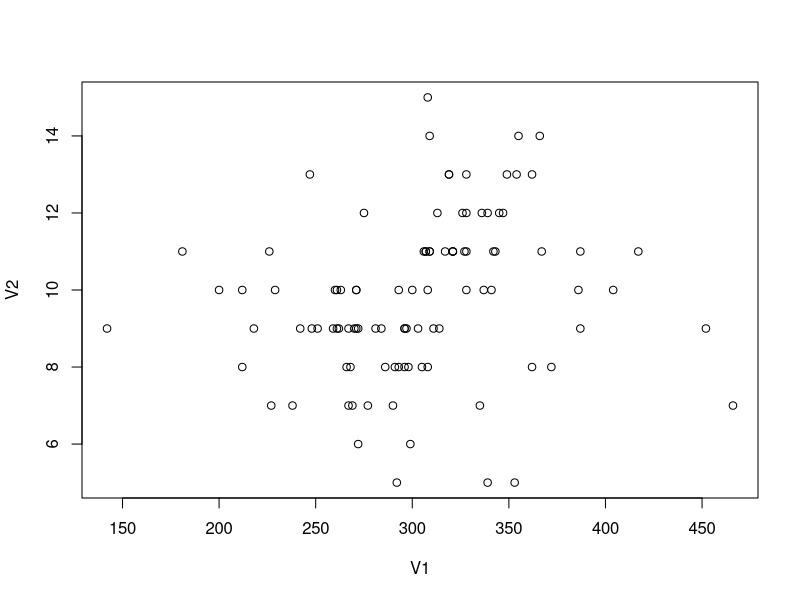
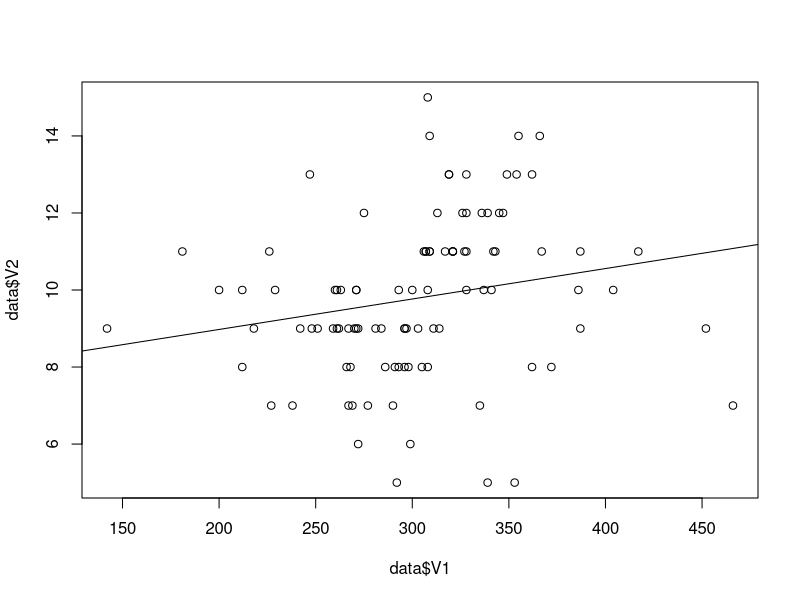

Recreate these plots in R, in order.
data = read.table("exam_question5.txt")

plot(data)
cor(data$V1, data$V2)
cor.test(data$V1, data$V2) #formal statistical test against the null hypothesis

model = lm(data$V1~data$V2)
summary(model)
#The model that fits p < 0.05. Gives B0 and B1 to determine the regression equation
plot(data$V2~data$V1)
abline(lm(data$V2~data$V1))